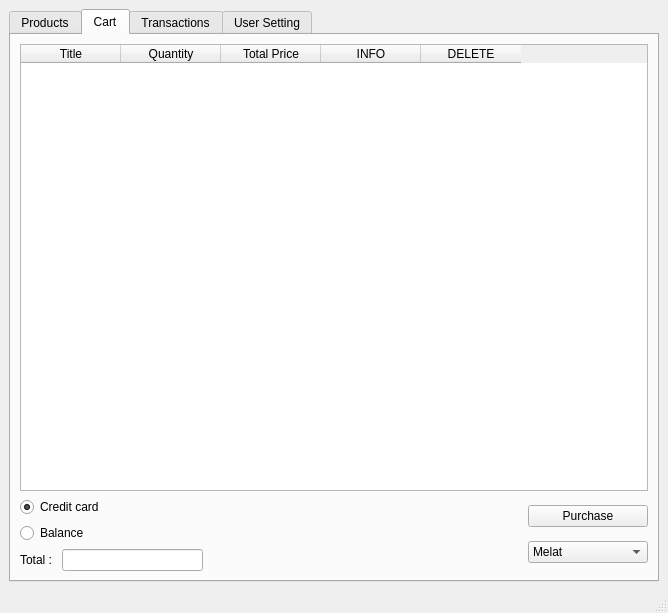
<?xml version="1.0" encoding="UTF-8"?>
<ui version="4.0">
 <class>client_Ui</class>
 <widget class="QMainWindow" name="client_Ui">
  <property name="geometry">
   <rect>
    <x>0</x>
    <y>0</y>
    <width>668</width>
    <height>613</height>
   </rect>
  </property>
  <property name="windowTitle">
   <string>MainWindow</string>
  </property>
  <widget class="QWidget" name="centralwidget">
   <property name="maximumSize">
    <size>
     <width>16777213</width>
     <height>16777215</height>
    </size>
   </property>
   <layout class="QGridLayout" name="gridLayout">
    <item row="0" column="1">
     <widget class="QTabWidget" name="tabWidget">
      <property name="currentIndex">
       <number>1</number>
      </property>
      <widget class="QWidget" name="tab">
       <attribute name="title">
        <string>Products</string>
       </attribute>
       <layout class="QGridLayout" name="gridLayout_2">
        <item row="1" column="0">
         <layout class="QHBoxLayout" name="horizontalLayout_2">
          <item>
           <widget class="QLabel" name="label">
            <property name="text">
             <string>Additional Search : </string>
            </property>
           </widget>
          </item>
          <item>
           <widget class="QLineEdit" name="lineEdit_2">
            <property name="placeholderText">
             <string>Example</string>
            </property>
           </widget>
          </item>
          <item>
           <widget class="QPushButton" name="pushButton_2">
            <property name="text">
             <string>Confirm</string>
            </property>
           </widget>
          </item>
          <item>
           <widget class="QPushButton" name="refresh_button">
            <property name="text">
             <string>Refresh</string>
            </property>
           </widget>
          </item>
         </layout>
        </item>
        <item row="0" column="0">
         <layout class="QHBoxLayout" name="horizontalLayout">
          <item>
           <widget class="QLabel" name="label_2">
            <property name="text">
             <string>Title : </string>
            </property>
           </widget>
          </item>
          <item>
           <widget class="QLineEdit" name="lineEdit"/>
          </item>
          <item>
           <widget class="QPushButton" name="pushButton">
            <property name="text">
             <string>Search</string>
            </property>
           </widget>
          </item>
          <item>
           <widget class="QToolButton" name="toolButton">
            <property name="toolTip">
             <string>Ex) 72inch + black + ...</string>
            </property>
            <property name="text">
             <string>...</string>
            </property>
           </widget>
          </item>
         </layout>
        </item>
        <item row="2" column="0">
         <widget class="QTableWidget" name="show_table">
          <column>
           <property name="text">
            <string>Name</string>
           </property>
          </column>
          <column>
           <property name="text">
            <string>Brand</string>
           </property>
          </column>
          <column>
           <property name="text">
            <string>Type</string>
           </property>
          </column>
          <column>
           <property name="text">
            <string>Color</string>
           </property>
          </column>
          <column>
           <property name="text">
            <string>Price</string>
           </property>
          </column>
          <column>
           <property name="text">
            <string>Size</string>
           </property>
          </column>
          <column>
           <property name="text">
            <string>Weight</string>
           </property>
          </column>
          <column>
           <property name="text">
            <string>Additional info</string>
           </property>
          </column>
          <column>
           <property name="text">
            <string>INFO</string>
           </property>
          </column>
         </widget>
        </item>
       </layout>
      </widget>
      <widget class="QWidget" name="tab_2">
       <attribute name="title">
        <string>Cart</string>
       </attribute>
       <layout class="QGridLayout" name="gridLayout_3">
        <item row="0" column="0">
         <layout class="QVBoxLayout" name="verticalLayout_4">
          <item>
           <widget class="QTableWidget" name="cart_table">
            <property name="minimumSize">
             <size>
              <width>0</width>
              <height>421</height>
             </size>
            </property>
            <column>
             <property name="text">
              <string>Title</string>
             </property>
            </column>
            <column>
             <property name="text">
              <string>Quantity</string>
             </property>
            </column>
            <column>
             <property name="text">
              <string>Total Price</string>
             </property>
            </column>
            <column>
             <property name="text">
              <string>INFO</string>
             </property>
            </column>
            <column>
             <property name="text">
              <string>DELETE</string>
             </property>
            </column>
           </widget>
          </item>
          <item>
           <layout class="QHBoxLayout" name="horizontalLayout_4">
            <item>
             <layout class="QVBoxLayout" name="verticalLayout_3">
              <item>
               <layout class="QVBoxLayout" name="verticalLayout">
                <item>
                 <widget class="QRadioButton" name="radioButton_credit">
                  <property name="text">
                   <string>Credit card</string>
                  </property>
                  <property name="checked">
                   <bool>true</bool>
                  </property>
                 </widget>
                </item>
                <item>
                 <widget class="QRadioButton" name="radioButton_Balance">
                  <property name="text">
                   <string>Balance</string>
                  </property>
                 </widget>
                </item>
               </layout>
              </item>
              <item>
               <layout class="QHBoxLayout" name="horizontalLayout_3">
                <item>
                 <widget class="QLabel" name="label_3">
                  <property name="text">
                   <string>Total : </string>
                  </property>
                 </widget>
                </item>
                <item>
                 <widget class="QLineEdit" name="total_lineedit">
                  <property name="maximumSize">
                   <size>
                    <width>141</width>
                    <height>16777215</height>
                   </size>
                  </property>
                  <property name="readOnly">
                   <bool>true</bool>
                  </property>
                 </widget>
                </item>
                <item>
                 <spacer name="horizontalSpacer">
                  <property name="orientation">
                   <enum>Qt::Horizontal</enum>
                  </property>
                  <property name="sizeHint" stdset="0">
                   <size>
                    <width>40</width>
                    <height>20</height>
                   </size>
                  </property>
                 </spacer>
                </item>
               </layout>
              </item>
             </layout>
            </item>
            <item>
             <layout class="QVBoxLayout" name="verticalLayout_2">
              <item>
               <widget class="QPushButton" name="Purchase_Button">
                <property name="minimumSize">
                 <size>
                  <width>120</width>
                  <height>0</height>
                 </size>
                </property>
                <property name="cursor">
                 <cursorShape>PointingHandCursor</cursorShape>
                </property>
                <property name="text">
                 <string>Purchase</string>
                </property>
               </widget>
              </item>
              <item>
               <widget class="QComboBox" name="comboBox">
                <property name="minimumSize">
                 <size>
                  <width>120</width>
                  <height>0</height>
                 </size>
                </property>
                <property name="cursor">
                 <cursorShape>PointingHandCursor</cursorShape>
                </property>
                <item>
                 <property name="text">
                  <string>Melat</string>
                 </property>
                </item>
                <item>
                 <property name="text">
                  <string>Parsian</string>
                 </property>
                </item>
                <item>
                 <property name="text">
                  <string>ZarinPal</string>
                 </property>
                </item>
                <item>
                 <property name="text">
                  <string>Saderat</string>
                 </property>
                </item>
                <item>
                 <property name="text">
                  <string>Pasargad</string>
                 </property>
                </item>
               </widget>
              </item>
             </layout>
            </item>
           </layout>
          </item>
         </layout>
        </item>
       </layout>
      </widget>
      <widget class="QWidget" name="transaction_tab">
       <attribute name="title">
        <string>Transactions</string>
       </attribute>
      </widget>
      <widget class="QWidget" name="user_setting_tab">
       <attribute name="title">
        <string>User Setting</string>
       </attribute>
      </widget>
     </widget>
    </item>
   </layout>
  </widget>
  <widget class="QStatusBar" name="statusbar"/>
 </widget>
 <resources/>
 <connections/>
</ui>
